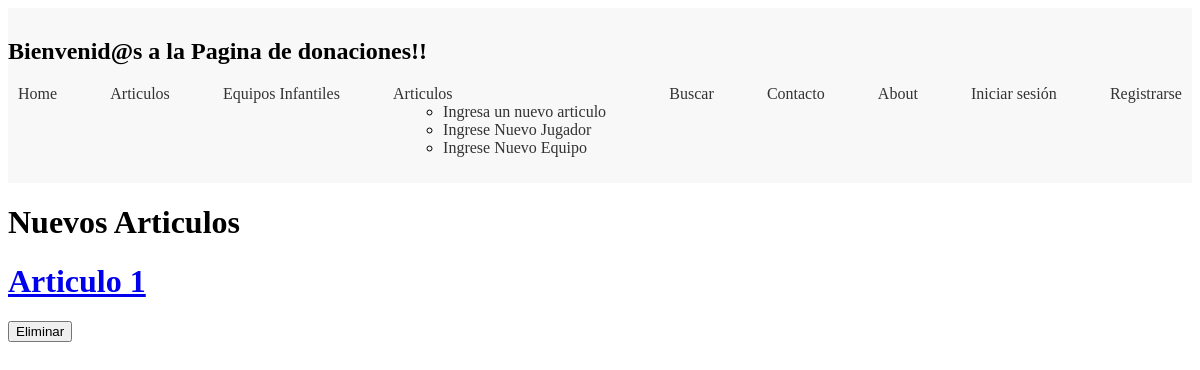
/Proyectos/, run on an earlier commit of the app's database.
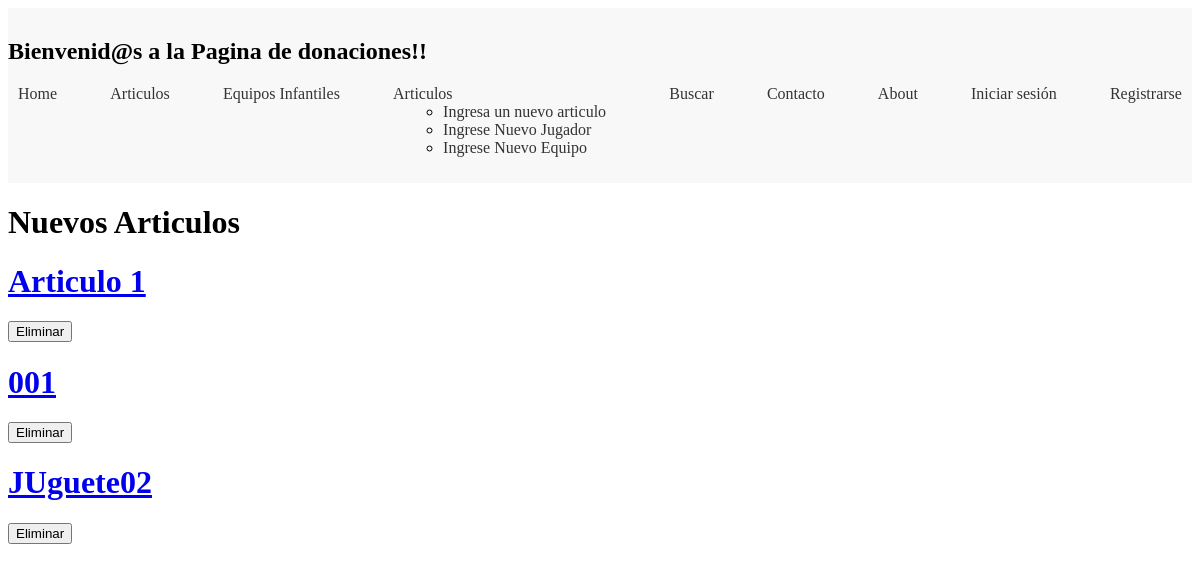
And on a later commit of the database.
### MyAPP/models.py (models this page shows, shortened)
class Articulo(models.Model):
    titulo = models.CharField(max_length=200)
    juguete = models.CharField(max_length=200)
    subtitulo = models.CharField(max_length=200)
    cuerpo = models.TextField()
    autor = models.ForeignKey(User, on_delete=models.CASCADE)
    fecha = models.DateTimeField(auto_now_add=True)
    imagen = models.ImageField(upload_to='articulos/', blank=True, null=True)
    proyecto = models.ForeignKey(Proyecto, on_delete=models.CASCADE)

### MyAPP/views.py (the view)
# urls.py: path('Proyectos/', views.Proyectos, name='Proyectos'),
def Proyectos(request):
   articulos = Articulo.objects.all()
   return render(request, 'Proyectos.html', {'articulos': articulos})

### MyAPP/templates/Proyectos.html (shortened to what this page needs)
{% extends 'base.html' %}
{% block content %}
    <h1>Nuevos Articulos</h1>
    {% for liga in articulos %}
        <div>
            <a href="{% url 'detalle_liga' liga.id %}">
                <h1>{{ liga.titulo }}</h1>
            </a>
            <form method="post" action="{% url 'eliminar_liga' liga.id %}">
                <button type="submit" onclick="return confirm('¿Estás seguro de que deseas eliminar esta liga?')">Eliminar</button>
            </form>
        </div>
    {% endfor %}
{% endblock %}

What changed in the data, as far as the page shows it:
added Articulo: titulo "001"
added Articulo: titulo "JUguete02"
